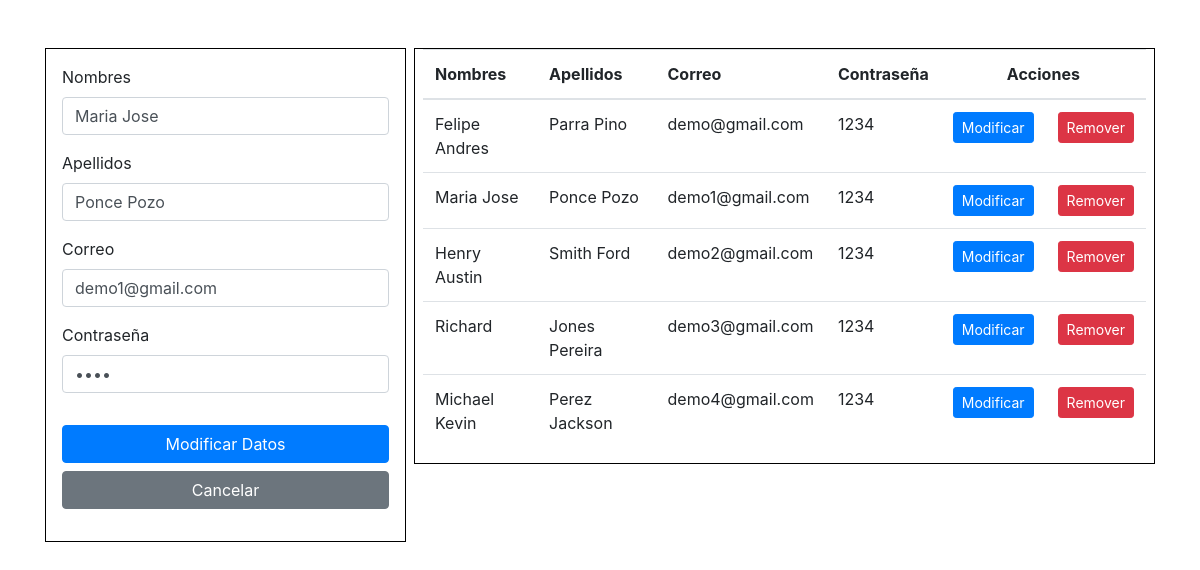
/update/15, run on the app's committed database.
### script.py (models this page shows)
class User1(db.Model):
    id = db.Column(db.Integer,primary_key=True, autoincrement=True)
    firstname = db.Column(db.String(200))
    lastname = db.Column(db.String(200))
    email = db.Column(db.String(200))
    password = db.Column(db.String(200))

### script.py (the view)
@app.route('/update/<int:id>',methods=["GET","POST"])
def update(id):
    user = User1.query.get_or_404(id)
    if request.method == 'POST':
        user.firstname = request.form['firstname']
        user.lastname = request.form['lastname']
        user.email = request.form['email']
        user.password = request.form['password']
        db.session.commit()
        return redirect('/')
    else:
        user1s = User1.query.all()
        page ='updatehome'
        return render_template('home.html',page=page,user1s=user1s,user=user)

### templates/home.html (shortened to what this page needs)
{% extends 'index.html' %}
{% block content %}
<div class="row">
    <div class="col-lg-4 mt-5 pr-1">
		<div class="p-3" style="border: 1px solid black;">
			{% if page == 'updatehome' %}
			<form action="/update/{{user.id}}" method="POST" class="form-group">
			{% endif %}
			<div class="form-group">
				<label for="">Nombres</label>
				<input type="text" name="firstname" class="form-control" value="{{user.firstname}}">
			</div>
			<div class="form-group">
				<label for="">Apellidos</label>
				<input type="text" name="lastname" class="form-control" value="{{user.lastname}}">
			</div>
			<div class="form-group">
				<label for="">Correo</label>
				<input type="text" name="email" class="form-control" value="{{user.email}}">
			</div>
			<div class="form-group pb-3">
				<label for="">Contraseña</label>
				<input type="password" name="password" class="form-control" value="{{user.password}}">
			</div>
			{% if page == 'updatehome' %}
			<button class="btn btn-block btn-primary">Modificar Datos</button>
			<a href='/' class="btn btn-block btn-secondary">Cancelar</a>
			{% endif %}
			</form>
		</div>
    </div>
    <div class="col-lg-8 mt-5 pl-1">
		<div class="pr-2 pl-2" style="border: 1px solid black;">
			<table class="table">
				<thead>
					<th>Nombres</th>
					<th>Apellidos</th>
					<th>Correo</th>
					<th>Contraseña</th>
					<th colspan="2" style="text-align:center;">Acciones</th>
				</thead>
				<tbody>
					{% for i in user1s %}
					<tr>
						<td>{{ i.firstname }}</td>
						<td>{{ i.lastname }}</td>
						<td>{{ i.email }}</td>
						<td>{{ i.password }}</td>
						<td>
							<a href='/update/{{i.id}}' class="btn btn-sm btn-primary">Modificar</a>
						</td>
						<td>
							<a href='/delete/{{i.id}}' class="btn btn-sm btn-danger">Remover</a>
						</td>
					</tr>
					{% endfor %}
				</tbody>
			</table>
		</div>
    </div>
</div>
{% endblock %}

### data on the page
User1: firstname "Maria Jose", lastname "Ponce Pozo", email "demo1@gmail.com", password "1234"
User1: firstname "Felipe Andres", lastname "Parra Pino", email "demo@gmail.com", password "1234"
User1: firstname "Henry Austin", lastname "Smith Ford", email "demo2@gmail.com", password "1234"
User1: firstname "Richard", lastname "Jones Pereira", email "demo3@gmail.com", password "1234"
User1: firstname "Michael Kevin", lastname "Perez Jackson", email "demo4@gmail.com", password "1234"
